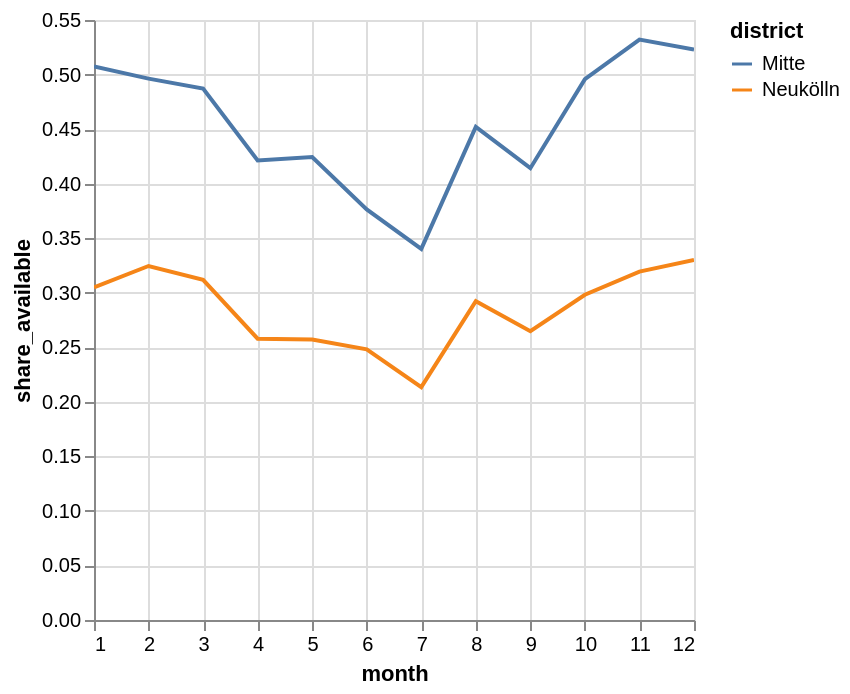

Notebook code cell kept with this figure:
### Markdown cell above
### Step 3 · Plot the two lines

What do you see? Read the chart before the next cell interprets it.

### Code cell
availability_table.plot.line(x="month", y="share_available", color="district")   # one line per district

### Figure 1 — Vega-Lite specification as saved in the notebook (floating-point values rounded to 4 significant figures)
{"config": {"view": {"continuousWidth": 300, "continuousHeight": 300}}, "data": {"name": "data-c0c49fe6c5316a47b14905ebc0c4a287"}, "mark": {"type": "line", "tooltip": true}, "encoding": {"color": {"field": "district", "type": "nominal"}, "x": {"field": "month", "type": "quantitative"}, "y": {"field": "share_available", "type": "quantitative"}}, "params": [{"name": "param_1e9efca18e7a2868", "select": {"type": "interval", "encodings": ["x", "y"]}, "bind": "scales"}], "$schema": "https://vega.github.io/schema/vega-lite/v6.4.1.json", "datasets": {"data-c0c49fe6c5316a47b14905ebc0c4a287": [{"district": "Mitte", "month": 1, "share_available": 0.5073}, {"district": "Mitte", "month": 2, "share_available": 0.4963}, {"district": "Mitte", "month": 3, "share_available": 0.4872}, {"district": "Mitte", "month": 4, "share_available": 0.4212}, {"district": "Mitte", "month": 5, "share_available": 0.4244}, {"district": "Mitte", "month": 6, "share_available": 0.3764}, {"district": "Mitte", "month": 7, "share_available": 0.3402}, {"district": "Mitte", "month": 8, "share_available": 0.4521}, {"district": "Mitte", "month": 9, "share_available": 0.4142}, {"district": "Mitte", "month": 10, "share_available": 0.4958}, {"district": "Mitte", "month": 11, "share_available": 0.532}, {"district": "Mitte", "month": 12, "share_available": 0.5228}, {"district": "Neukölln", "month": 1, "share_available": 0.3049}, {"district": "Neukölln", "month": 2, "share_available": 0.3245}, {"district": "Neukölln", "month": 3, "share_available": 0.3118}, {"district": "Neukölln", "month": 4, "share_available": 0.2579}, {"district": "Neukölln", "month": 5, "share_available": 0.2571}, {"district": "Neukölln", "month": 6, "share_available": 0.2482}, {"district": "Neukölln", "month": 7, "share_available": 0.2134}, {"district": "Neukölln", "month": 8, "share_available": 0.2922}, {"district": "Neukölln", "month": 9, "share_available": 0.2647}, {"district": "Neukölln", "month": 10, "share_available": 0.2981}, {"district": "Neukölln", "month": 11, "share_available": 0.3193}, {"district": "Neukölln", "month": 12, "share_available": 0.3301}]}}
